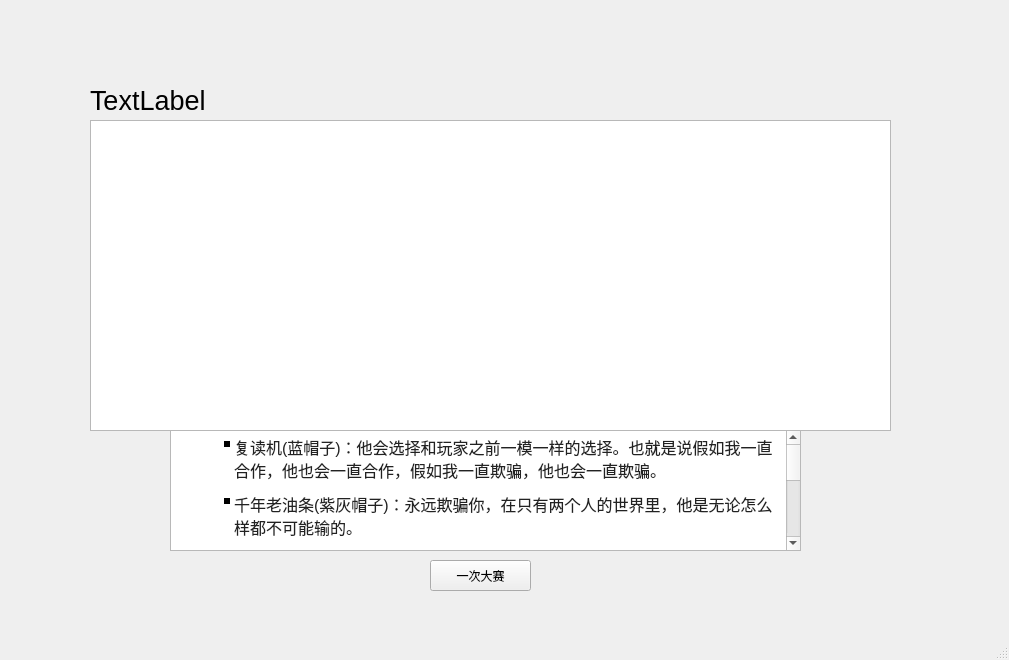
<?xml version="1.0" encoding="UTF-8"?>
<ui version="4.0">
 <class>showscore</class>
 <widget class="QMainWindow" name="showscore">
  <property name="geometry">
   <rect>
    <x>0</x>
    <y>0</y>
    <width>1009</width>
    <height>660</height>
   </rect>
  </property>
  <property name="windowTitle">
   <string>MainWindow</string>
  </property>
  <widget class="QWidget" name="centralwidget">
   <widget class="QLabel" name="myscore">
    <property name="geometry">
     <rect>
      <x>90</x>
      <y>40</y>
      <width>791</width>
      <height>121</height>
     </rect>
    </property>
    <property name="text">
     <string>&lt;html&gt;&lt;head/&gt;&lt;body&gt;&lt;p&gt;&lt;span style=&quot; font-size:20pt;&quot;&gt;TextLabel&lt;/span&gt;&lt;/p&gt;&lt;/body&gt;&lt;/html&gt;</string>
    </property>
   </widget>
   <widget class="QTextBrowser" name="textBrowser">
    <property name="geometry">
     <rect>
      <x>90</x>
      <y>120</y>
      <width>801</width>
      <height>311</height>
     </rect>
    </property>
    <property name="html">
     <string>&lt;!DOCTYPE HTML PUBLIC &quot;-//W3C//DTD HTML 4.0//EN&quot; &quot;http://www.w3.org/TR/REC-html40/strict.dtd&quot;&gt;
&lt;html&gt;&lt;head&gt;&lt;meta name=&quot;qrichtext&quot; content=&quot;1&quot; /&gt;&lt;style type=&quot;text/css&quot;&gt;
p, li { white-space: pre-wrap; }
&lt;/style&gt;&lt;/head&gt;&lt;body style=&quot; font-family:'SimSun'; font-size:9pt; font-weight:400; font-style:normal;&quot;&gt;
&lt;p style=&quot; margin-top:0px; margin-bottom:0px; margin-left:0px; margin-right:0px; -qt-block-indent:0; text-indent:0px;&quot;&gt;&lt;img src=&quot;:/image/copycat.png&quot; /&gt;&lt;img src=&quot;:/image/cheater.png&quot; /&gt;&lt;img src=&quot;:/image/pink.png&quot; /&gt;&lt;img src=&quot;:/image/grudger.png&quot; /&gt;&lt;img src=&quot;:/image/detective.png&quot; /&gt;&lt;/p&gt;&lt;/body&gt;&lt;/html&gt;</string>
    </property>
   </widget>
   <widget class="QTextBrowser" name="textBrowser_2">
    <property name="geometry">
     <rect>
      <x>170</x>
      <y>430</y>
      <width>631</width>
      <height>121</height>
     </rect>
    </property>
    <property name="html">
     <string>&lt;!DOCTYPE HTML PUBLIC &quot;-//W3C//DTD HTML 4.0//EN&quot; &quot;http://www.w3.org/TR/REC-html40/strict.dtd&quot;&gt;
&lt;html&gt;&lt;head&gt;&lt;meta name=&quot;qrichtext&quot; content=&quot;1&quot; /&gt;&lt;style type=&quot;text/css&quot;&gt;
p, li { white-space: pre-wrap; }
&lt;/style&gt;&lt;/head&gt;&lt;body style=&quot; font-family:'SimSun'; font-size:9pt; font-weight:400; font-style:normal;&quot;&gt;
&lt;ul type=&quot;square&quot; style=&quot;margin-top: 0px; margin-bottom: 0px; margin-left: 0px; margin-right: 0px; -qt-list-indent: 1;&quot;&gt;&lt;li style=&quot; font-family:'inherit'; font-size:16px; color:#222222;&quot; style=&quot; margin-top:0px; margin-bottom:10px; margin-left:19px; margin-right:0px; -qt-block-indent:0; text-indent:0px;&quot;&gt;&lt;span style=&quot; font-size:16px;&quot;&gt;复读机(蓝帽子)：他会选择和玩家之前一模一样的选择。也就是说假如我一直合作，他也会一直合作，假如我一直欺骗，他也会一直欺骗。&lt;/span&gt;&lt;/li&gt;
&lt;li style=&quot; font-family:'inherit'; font-size:16px; color:#222222;&quot; style=&quot; margin-top:0px; margin-bottom:10px; margin-left:19px; margin-right:0px; -qt-block-indent:0; text-indent:0px;&quot;&gt;&lt;span style=&quot; font-size:16px;&quot;&gt;千年老油条(紫灰帽子)：永远欺骗你，在只有两个人的世界里，他是无论怎么样都不可能输的。&lt;/span&gt;&lt;/li&gt;
&lt;li style=&quot; font-family:'inherit'; font-size:16px; color:#222222;&quot; style=&quot; margin-top:0px; margin-bottom:10px; margin-left:19px; margin-right:0px; -qt-block-indent:0; text-indent:0px;&quot;&gt;&lt;a href=&quot;https://mzh.moegirl.org.cn/%E8%80%81%E5%A5%BD%E4%BA%BA&quot;&gt;&lt;span style=&quot; font-size:16px; text-decoration: underline; color:#3366cc;&quot;&gt;万年小粉红&lt;/span&gt;&lt;/a&gt;&lt;span style=&quot; font-size:16px;&quot;&gt;(粉帽子)：永远相信别人的家伙。永远相信别人，即使你一直欺骗还是会相信你。&lt;/span&gt;&lt;/li&gt;
&lt;li style=&quot; font-family:'inherit'; font-size:16px; color:#222222;&quot; style=&quot; margin-top:0px; margin-bottom:10px; margin-left:19px; margin-right:0px; -qt-block-indent:0; text-indent:0px;&quot;&gt;&lt;span style=&quot; font-size:16px;&quot;&gt;黑帮老铁(黄帽子)：一开始选择合作，试探对方态度。假如欺骗了它一次，它就会和我彻底翻脸，永不合作。&lt;/span&gt;&lt;/li&gt;
&lt;li style=&quot; font-family:'inherit'; font-size:16px; color:#222222;&quot; style=&quot; margin-top:0px; margin-bottom:10px; margin-left:19px; margin-right:0px; -qt-block-indent:0; text-indent:0px;&quot;&gt;&lt;span style=&quot; font-size:16px;&quot;&gt;福尔摩星儿(侦探帽)：先会试探4局，分别为合作、欺骗、合作、合作，他会欺骗你一轮，假如你欺骗回去，他会像复读机一样以牙还牙，而假如你没有反过来欺骗回去，他会像千年老油条榨干你。&lt;/span&gt;&lt;/li&gt;&lt;/ul&gt;&lt;/body&gt;&lt;/html&gt;</string>
    </property>
   </widget>
   <widget class="QPushButton" name="pushButton">
    <property name="geometry">
     <rect>
      <x>430</x>
      <y>560</y>
      <width>101</width>
      <height>31</height>
     </rect>
    </property>
    <property name="text">
     <string>一次大赛</string>
    </property>
   </widget>
  </widget>
  <widget class="QMenuBar" name="menubar">
   <property name="geometry">
    <rect>
     <x>0</x>
     <y>0</y>
     <width>1009</width>
     <height>26</height>
    </rect>
   </property>
  </widget>
  <widget class="QStatusBar" name="statusbar"/>
 </widget>
 <resources/>
 <connections/>
</ui>
